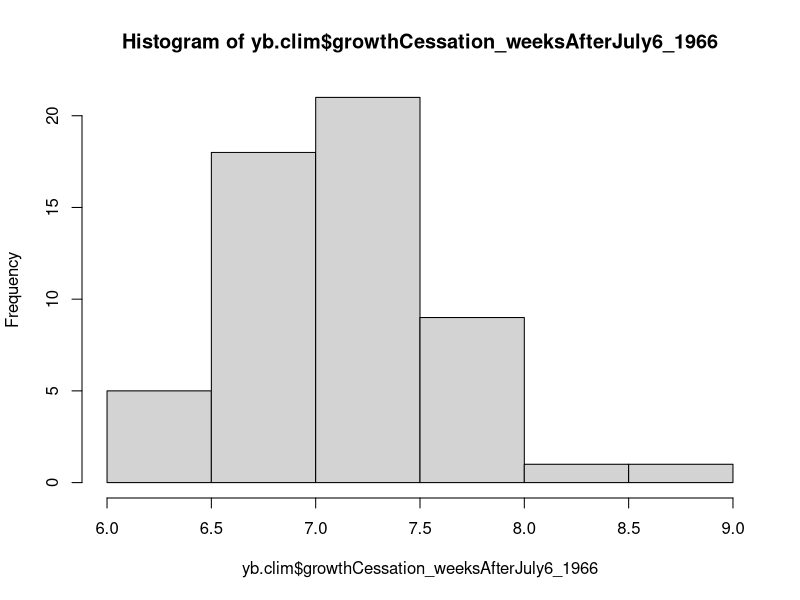
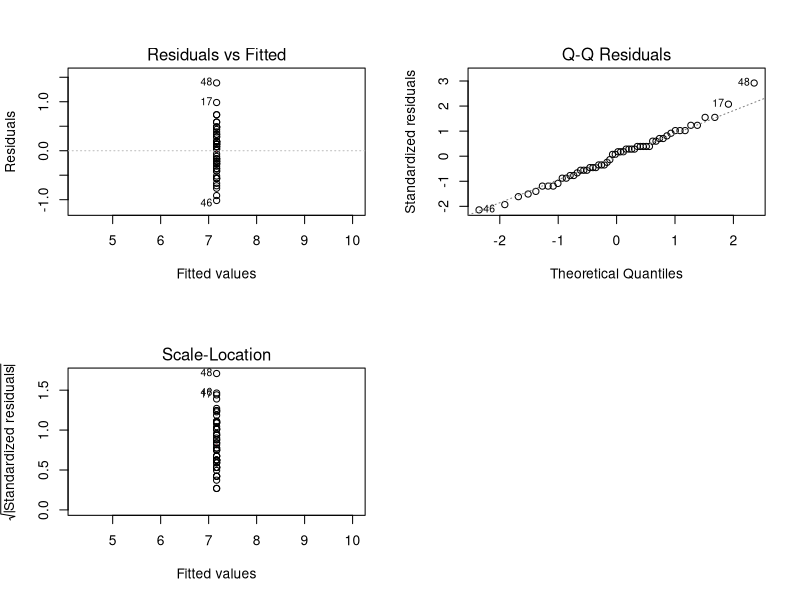
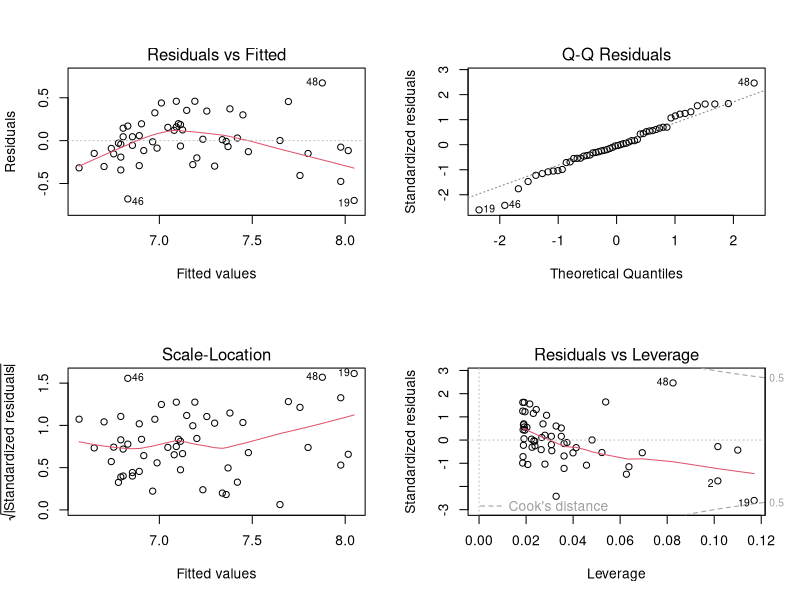
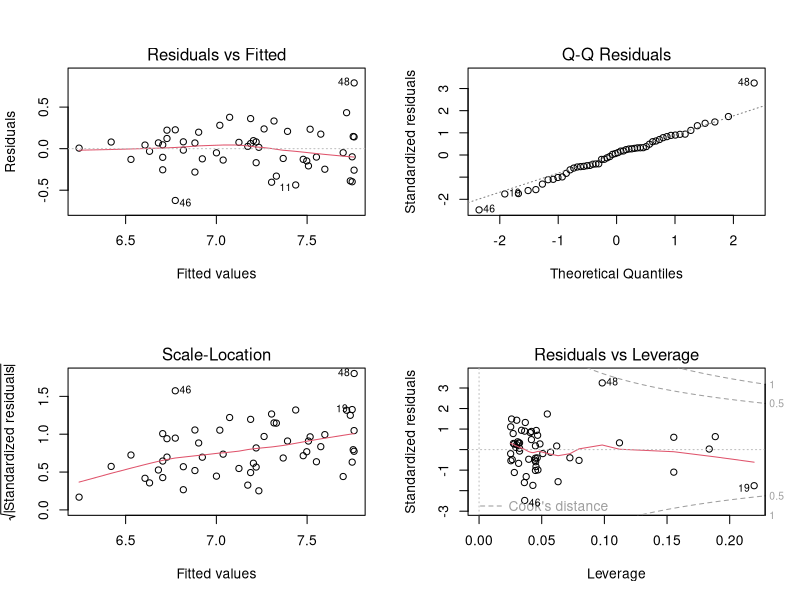
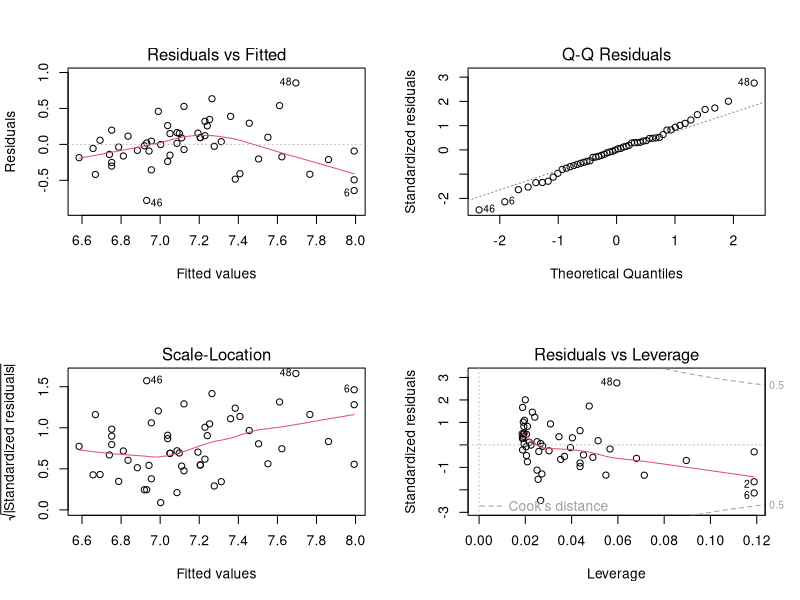
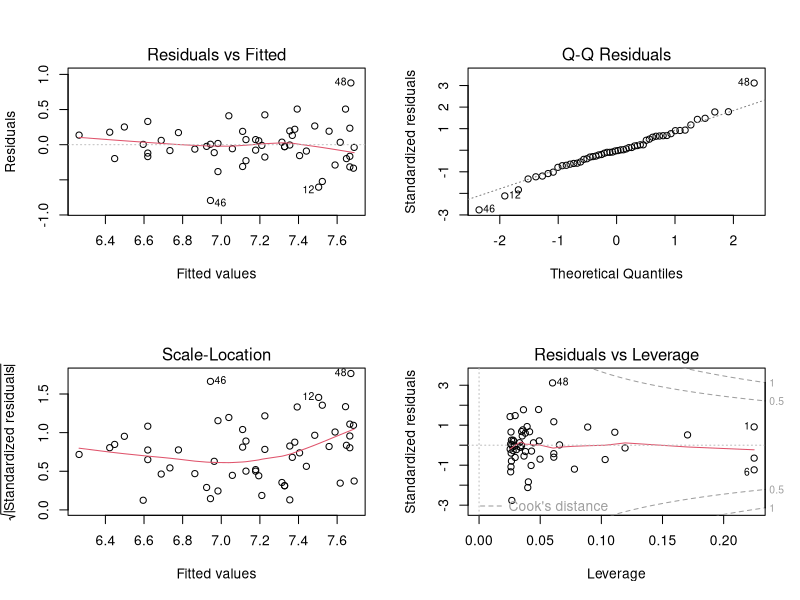
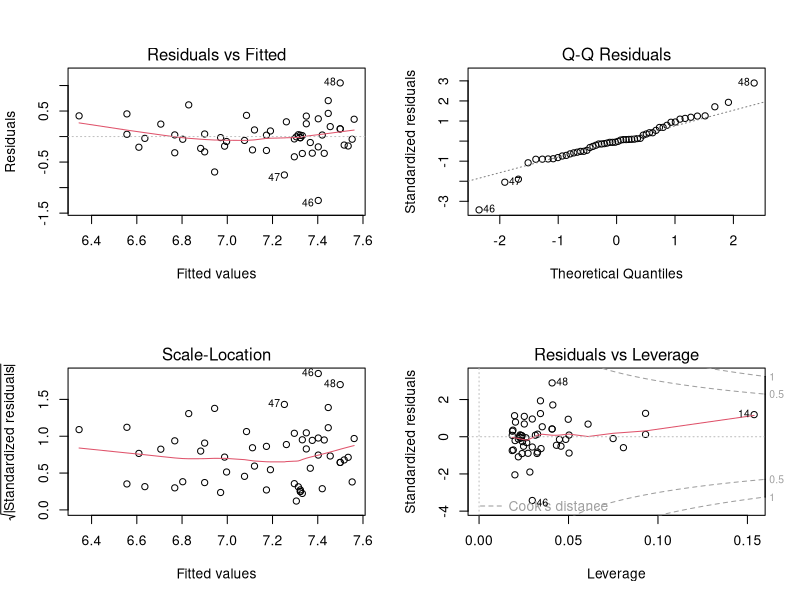
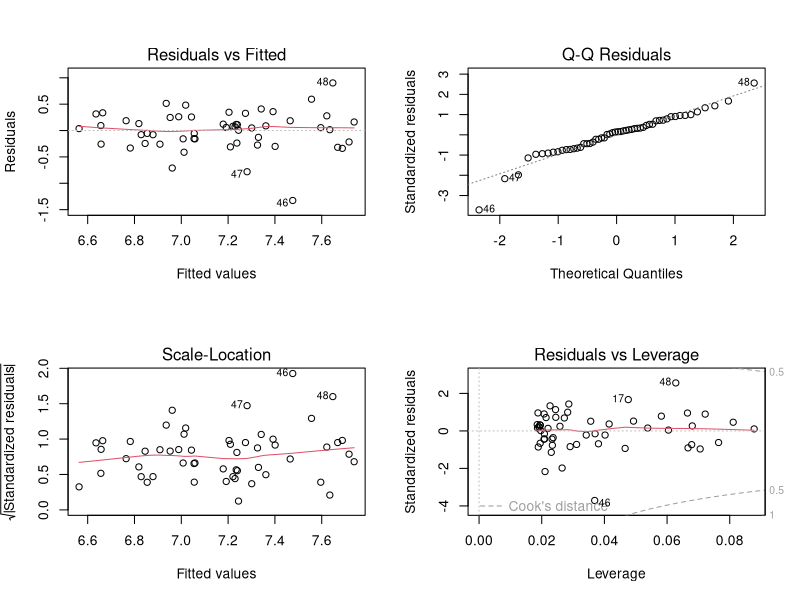

R code for these plots, in order: (Note: this script raises an error after producing the figures.)
# fall models for Clausen data
# version 2
# author: Mary McCafferty

library(ggplot2)

# read in the data
yb.clim = read.csv("YellowBirch_Clausen2yr_withClimate.csv")

#climate of the test site
yb.tests = read.csv("YB_AllTestSites_Normal_1941_1970SY_V2.csv")
# this test is in Wisconsin
yb.wi = yb.tests[which(yb.tests$ID2 == "WI"),]


# response variable: growthCessation_weeksAfterJuly6_1966

cor_fall = yb.clim[names(yb.clim) %in% c("growthCessation_weeksAfterJuly6_1966", "daylength_diff",
                             "Tmax_at", "DD_0_at", "DD_0_wt", 
                             "MAT", "MWMT", "MCMT", "TD", "MAP", "eFFP", "CMD")]


pearson_cor_fall = cor(cor_fall, method = "pearson")
spearman_cor_fall = cor(cor_fall, method = "spearman")

hist(yb.clim$growthCessation_weeksAfterJuly6_1966)
#remove the outlier
yb.clim = yb.clim[which(yb.clim$StandNumber!=2980),]

# run all models for leaf color
par(mfrow = c(2, 2))

# the null model
model.null = lm(growthCessation_weeksAfterJuly6_1966 ~ 1, data = yb.clim)
summary(model.null)
plot(model.null)
r2.null = summary(model.null)$adj.r.squared

# daylength difference
model.day = lm(growthCessation_weeksAfterJuly6_1966 ~ daylength_diff, data = yb.clim)
summary(model.day)
plot(model.day)
# significant but needs nonlinear fit potentially
# pretty strong

# daylength difference
model.day2 = lm(growthCessation_weeksAfterJuly6_1966 ~ daylength_diff + I(daylength_diff^2), data = yb.clim)
summary(model.day2)
plot(model.day2)
#quad term significant but residuals look okay
r2.day = summary(model.day2)$adj.r.squared

#tmax_at
model.tmaxat = lm(growthCessation_weeksAfterJuly6_1966 ~ Tmax_at, data = yb.clim)
summary(model.tmaxat)
plot(model.tmaxat)
# this is strong but fit is not super linear
model.tmaxat2 = lm(growthCessation_weeksAfterJuly6_1966 ~ Tmax_at + I(Tmax_at^2), data = yb.clim)
summary(model.tmaxat2)
plot(model.tmaxat2)
# 24 seems to be an outlier
r2.tmaxat = summary(model.tmaxat2)$adj.r.squared

#dd0_at
model.dd0at = lm(growthCessation_weeksAfterJuly6_1966 ~ DD_0_at, data = yb.clim)
summary(model.dd0at)
plot(model.dd0at)
# better linear fit than other models but less strong r2
r2.dd0at = summary(model.dd0at)$adj.r.squared

#DD_0_wt
model.dd0wt = lm(growthCessation_weeksAfterJuly6_1966 ~ DD_0_wt, data = yb.clim)
summary(model.dd0wt)
plot(model.dd0wt)
# similarly weaker
ggplot(aes(DD_0_wt, growthCessation_weeksAfterJuly6_1966), data = yb.clim)+
  geom_point()+geom_smooth(method = 'lm', se=F, formula = y~x+I(x^2))
# non linear relationship, need to think more and come back

model.dd0wt2 = lm(growthCessation_weeksAfterJuly6_1966 ~ DD_0_wt + I(DD_0_wt^2), data = yb.clim)
summary(model.dd0wt2)
plot(model.dd0wt2)
# quad term not significant
r2.dd0wt = summary(model.dd0wt)$adj.r.squared

# MAT
model.mat = lm(growthCessation_weeksAfterJuly6_1966 ~ MAT, data = yb.clim)
summary(model.mat)
plot(model.mat)
# pretty good but weaker thn latitude, 24 again an outlier
r2.mat = summary(model.mat)$adj.r.squared

# MCMT
model.mcmt = lm(growthCessation_weeksAfterJuly6_1966 ~ MCMT, data = yb.clim)
summary(model.mcmt)
plot(model.mcmt)
# okay
r2.mcmt = summary(model.mcmt)$adj.r.squared

# MWMT
model.mwmt = lm(growthCessation_weeksAfterJuly6_1966 ~ MWMT, data = yb.clim)
summary(model.mwmt)
plot(model.mwmt)
# not super strong
ggplot(data = yb.clim, aes(x=MWMT, y=growthCessation_weeksAfterJuly6_1966))+
  geom_point()+ geom_smooth(method = 'lm')

# quadratic term is better
model.mwmt2 = lm(growthCessation_weeksAfterJuly6_1966 ~ MWMT + I(MWMT^2), data = yb.clim)
summary(model.mwmt2)
plot(model.mwmt2)
r2.mwmt2 = summary(model.mwmt2)$adj.r.squared


# MAP
model.map = lm(growthCessation_weeksAfterJuly6_1966 ~ MAP, data = yb.clim)
summary(model.map)
plot(model.map)
# not as strong
r2.map = summary(model.map)$adj.r.squared

# TD
model.td = lm(growthCessation_weeksAfterJuly6_1966 ~ TD, data = yb.clim)
summary(model.td)
plot(model.td)
# weaker than others
r2.td = summary(model.td)$adj.r.squared

# eFFP
model.effp = lm(growthCessation_weeksAfterJuly6_1966 ~ eFFP, data = yb.clim)
summary(model.effp)
plot(model.effp)
# others better
r2.effp = summary(model.effp)$adj.r.squared

# CMD
model.cmd = lm(growthCessation_weeksAfterJuly6_1966 ~ CMD, data = yb.clim)
summary(model.cmd)
plot(model.cmd)
# not strong
r2.cmd = summary(model.cmd)$adj.r.squared

anova(model.null, model.day2, model.tmaxat2, model.dd0at, model.dd0wt, model.mwmt2, model.mcmt, model.mat, model.map, model.effp, model.cmd, model.td)
aics = AIC(model.null, model.day2, model.tmaxat2, model.dd0at, model.dd0wt, model.mwmt2, model.mcmt, model.mat, model.map, model.effp, model.cmd, model.td)
r2s = c(r2.null, r2.day, r2.tmaxat, r2.dd0at, r2.dd0wt, r2.mwmt2, r2.mcmt, r2.mat, r2.map, r2.effp, r2.cmd, r2.td)


#save the results
results = cbind(aics, r2s)
results
write.csv(results, "YellowBirchClausenFallResults.csv")

#run cross validation to assess best model
models = list(model.null, model.day2, model.tmaxat2, model.dd0at, model.dd0wt, model.mwmt2, model.mcmt, model.mat, model.map, model.effp, model.cmd, model.td)
set.seed(12022025)
cv.error = rep(0, 12)
for (i in 1:length(models)){
  cv.error[i] = cv.glm(yb.clim, models[[i]])$delta[2]
}
#calculate the r^2
rss = sum(model.day2$residuals^2)
tss = sum((yb.clim$growthCessation_weeksAfterJuly6_1966 - mean(yb.clim$growthCessation_weeksAfterJuly6_1966))^2)
r2 = 1-rss/tss
n = nrow(yb.clim)
p = length(coef(model.day2))-1
adj.r2 = 1 - (1 - r2) * ((n-1) / (n-p-1))
adj.r2

summary(model.day2)
summary(model.tmaxat2)
# daylength model is strongest
plot(model.lat2)
ggplot(data = yb.clim, aes(x=daylength_diff, y=growthCessation_weeksAfterJuly6_1966, color = MAT))+
  geom_point()+ geom_smooth(method = 'lm', formula = y~x +I(x^2), se=F)

#examine outlier
#upon inspecting the data files, the latitude is incorrect for 2980 so it should be removed
View(yb.clim)
yb.clim = yb.clim[which(yb.clim$StandNumber!=2980),]
# latitude^2
model.day2.narm = lm(growthCessation_weeksAfterJuly6_1966 ~ daylength_diff + I(daylength_diff^2), data = yb.clim.narm)
summary(model.day2.narm)
plot(model.day2.narm)
ggplot(data = yb.clim.narm, aes(x=daylength_diff, y=growthCessation_weeksAfterJuly6_1966, color=MAP))+
  geom_point(size=4)+ geom_smooth(method = 'lm', formula = y~x+I(x^2), se=F)+
  geom_vline(xintercept = yb.wi$daylength_diff)
# heteroskedastic

#also check 48 (3294)
# coordinate is correct, perhaps there is just more variation in more southerly populations?


#daylength is best model
# populations from lower latitudes were less well predicted by latitude than populations from higher latitudes
# what does that mean
